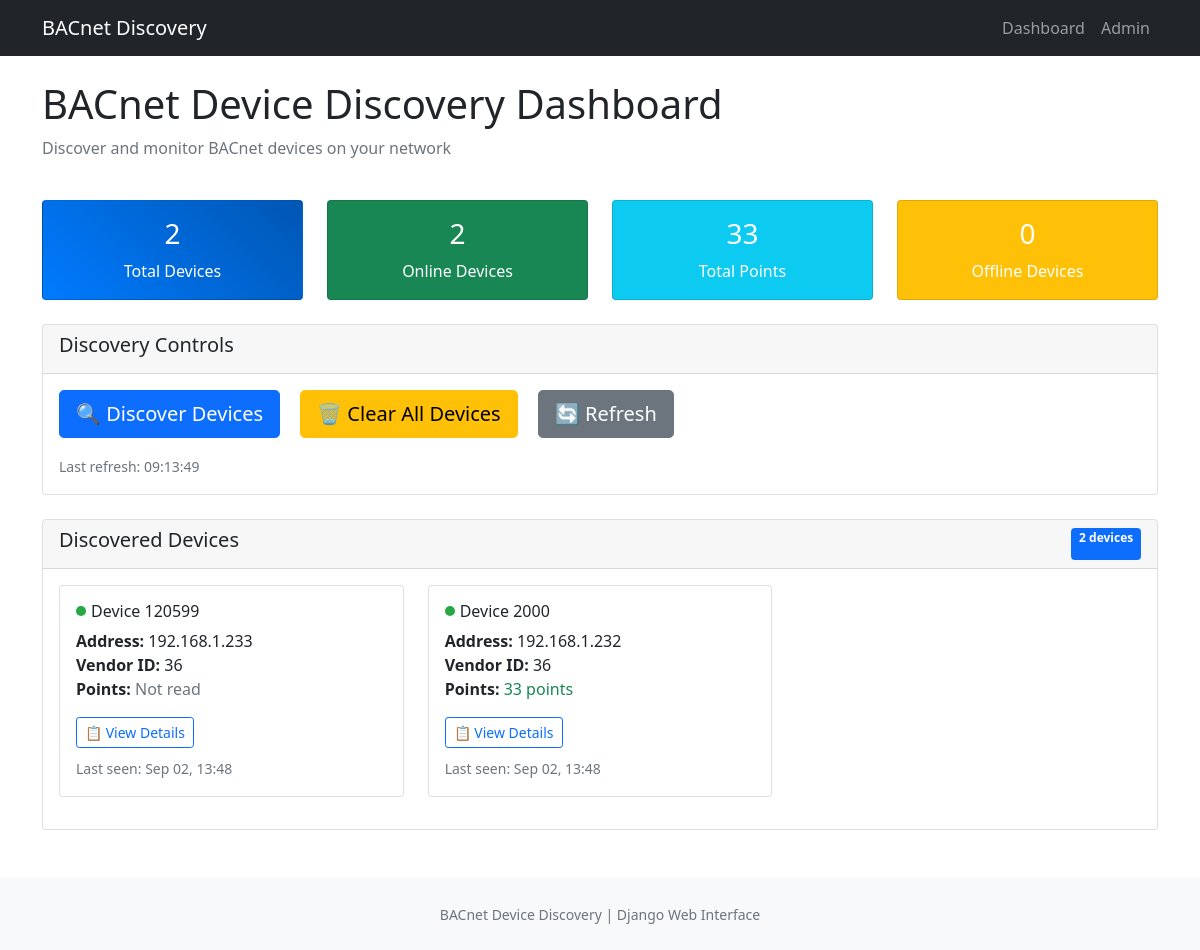
The app's page /, older data.
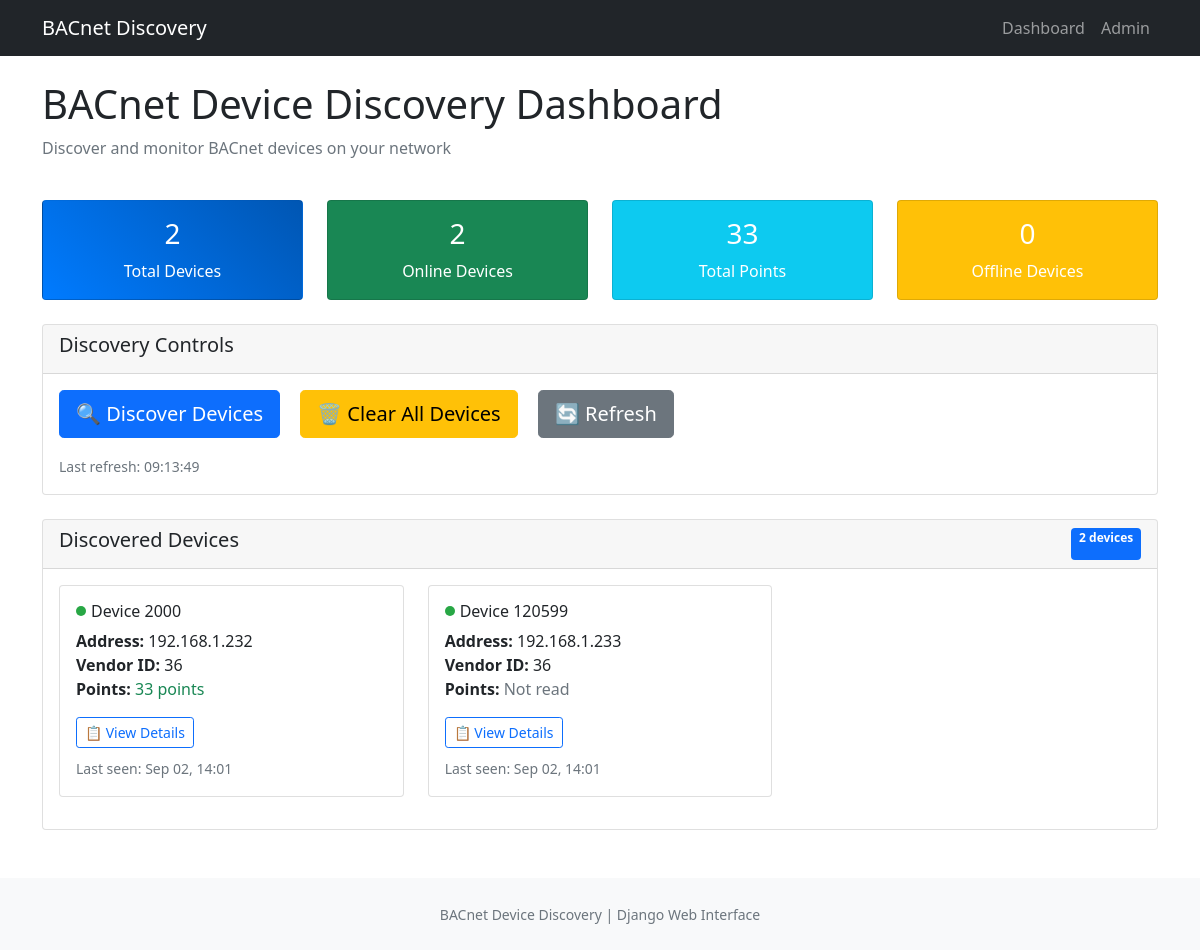
The same page, newer data.
### discovery/models.py (models this page shows, shortened)
class BACnetDevice(models.Model):
    device_id = models.IntegerField(
        unique=True, help_text="BACnet device instance number"
    )
    address = models.CharField(max_length=50, help_text="IP address of device")
    vendor_id = models.IntegerField(help_text="BACnet vendor ID")
    first_seen = models.DateTimeField(auto_now_add=True)
    last_seen = models.DateTimeField(auto_now_add=True)
    is_online = models.BooleanField(default=True)
    points_read = models.BooleanField(default=False)
    class Meta:
        ordering = ["device_id"]
        verbose_name = "BACnet Device"
        verbose_name_plural = "BACnet Devices"

### discovery/views.py (the view)
# urls.py: path("", views.dashboard, name="dashboard"),
def dashboard(request):
    devices = (
        BACnetDevice.objects.all()
        .annotate(point_count=Count("points"))
        .order_by("-last_seen")
    )
    context = {
        "devices": devices,
        "total_devices": devices.count(),
        "online_devices": devices.filter(is_online=True).count(),
        "offline_devices": devices.filter(is_online=False).count(),
        "total_points": BACnetPoint.objects.count(),
    }
    return render(request, "discovery/dashboard.html", context)

### discovery/templates/discovery/dashboard.html (shortened to what the changed rows need)
{% extends 'discovery/base.html' %}
{% block content %}
<div class="row mb-4">
    <div class="col">
        <h1>BACnet Device Discovery Dashboard</h1>
    </div>
</div>
                        {% load tz %}
<div class="row">
    <div class="col">
        <div class="card">
            <div class="card-body">
                {% if devices %}
                    <div class="row" id="devices-container">
                        {% for device in devices %}
                        <div class="col-md-6 col-lg-4 mb-3">
                            <div class="card device-card">
                                <div class="card-body">
                                    <div class="d-flex align-items-center mb-2">
                                        <span class="online-indicator {% if device.is_online %}online {% else %}offline{% endif %}"></span>
                                        <h6 class="card-title mb-0">Device {{ device.device_id }}</h6>
                                    </div>
                                    <p class="card-text">
                                        <strong>Address:</strong> {{ device.address }}<br>
                                        <strong>Vendor ID:</strong> {{ device.vendor_id }}<br>
                                        <strong>Points:</strong>
                                        {% if device.points_read %}
                                            <span class="text-success">{{ device.point_count }} points</span>
                                        {% else %}
                                            <span class="text-muted">Not read</span>
                                        {% endif %}
                                    </p>
                                    <div class="btn-group btn-group-sm">
                                        <a href="{% url 'discovery:device_detail' device.device_id %}" class="btn btn-outline-primary view-details-btn" data-device-id="{{ device.device_id }}" data-points-read="{{ device.points_read|yesno:'true,false' }}">
                                            📋 View Details
                                        </a>
                                    </div>
                                    <div class="mt-2">
                                        <small class="text-muted">
                                            {% load tz %}
                                            Last seen: {{ device.last_seen|timezone:"Australia/Melbourne"|date:"M d, H:i" }}
                                        </small>
                                    </div>
                                </div>
                            </div>
                        </div>
                        {% endfor %}
                    </div>
                    {% endif %}
            </div>
        </div>
    </div>
</div>
{% endblock %}

Row changes from the older to the newer data that the page shows:
removed BACnetDevice: is_online True (drawn), device_id "120599", address "192.168.1.233", vendor_id "36", points_read "Not read", last_seen "Sep 02, 13:48"
removed BACnetDevice: is_online True (drawn), device_id "2000", address "192.168.1.232", vendor_id "36", point_count "33", last_seen "Sep 02, 13:48"
added BACnetDevice: is_online True (drawn), device_id "2000", address "192.168.1.232", vendor_id "36", point_count "33", last_seen "Sep 02, 14:01"
added BACnetDevice: is_online True (drawn), device_id "120599", address "192.168.1.233", vendor_id "36", points_read "Not read", last_seen "Sep 02, 14:01"
